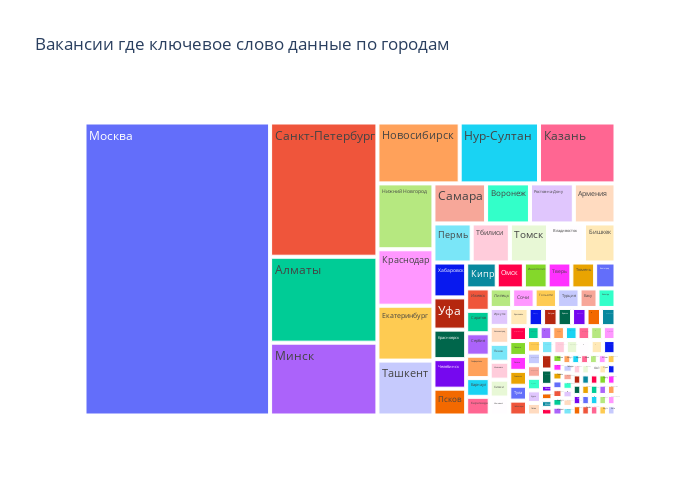

Notebook code cell kept with this figure:
### Code cell
# результат и график запроса
import plotly
import plotly.express as px
with engine.begin() as conn:
  df = pd.read_sql_query(sql=text(query_7_1), con=conn)
fig = px.treemap(
    data_frame=df, #датафрейм
    path=['Города'], #кат. признак, для которого строится график
    values='cnt', #параметр, который сравнивается
    height=500, #высота
    width=700, #ширина
    title='Вакансии где ключевое слово данные по городам' #заголовок
)

#отображаем его
fig.show()

### Figure 1 — Plotly figure (JSON) as saved in the notebook; plotly's stock layout.template omitted (floating-point values rounded to 4 significant figures; data arrays with more than 128 entries replaced by an {"elided": "..."} marker saying what was removed)
{"data": [{"branchvalues": "total", "domain": {"x": [0, 1], "y": [0, 1]}, "hovertemplate": "labels=%{label}<br>cnt=%{value}<br>parent=%{parent}<br>id=%{id}<extra></extra>", "ids": {"elided": "131 str values"}, "labels": {"elided": "131 str values"}, "name": "", "parents": {"elided": "131 str values"}, "type": "treemap", "values": {"elided": "131 int values"}}], "layout": {"height": 500, "legend": {"tracegroupgap": 0}, "title": {"text": "Вакансии где ключевое слово данные по городам"}, "width": 700}}
